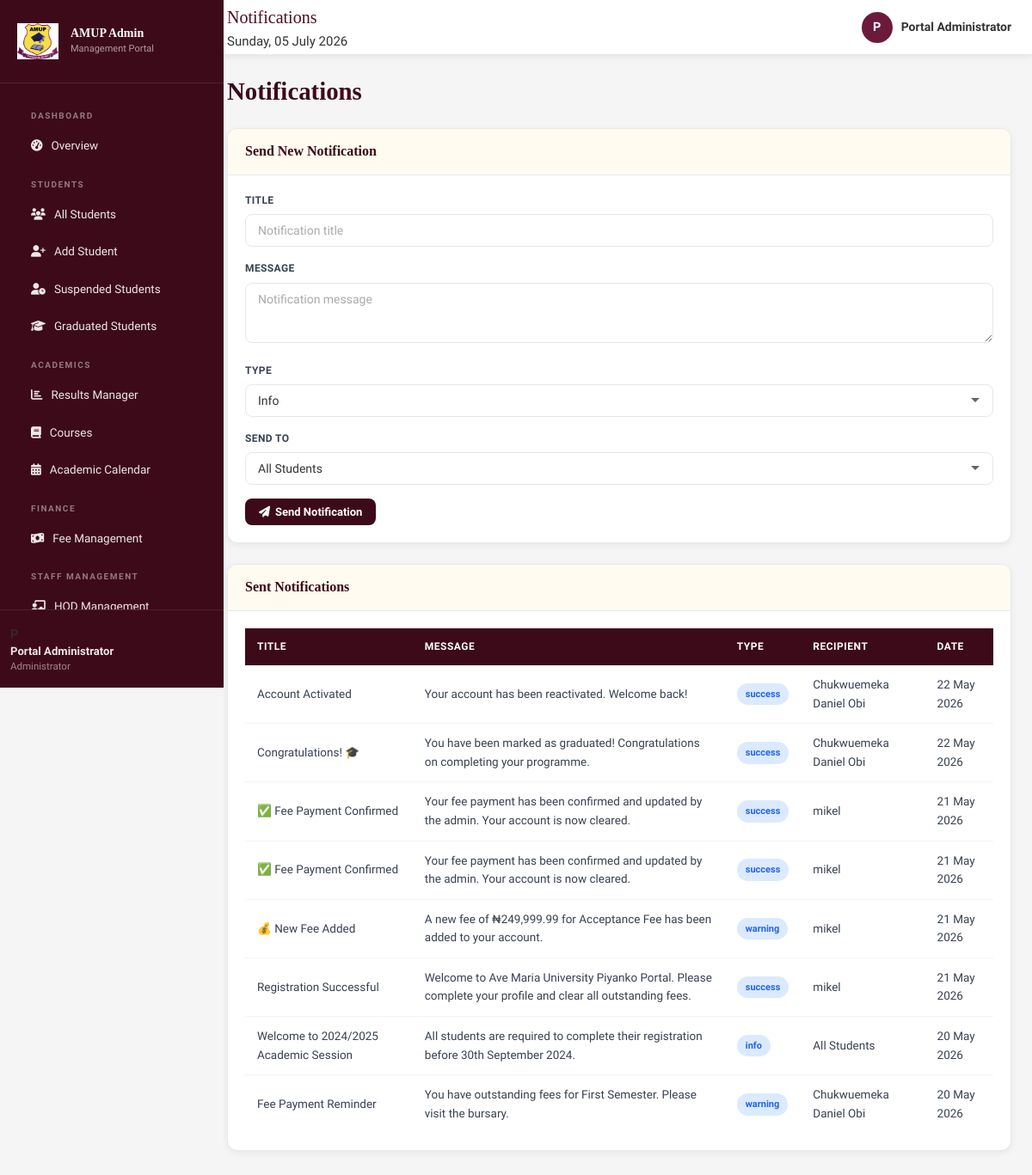
Page /admin/notifications.php (signed in) on the committed database.
### tables this page shows
CREATE TABLE `notifications` (
  `id` int(11) NOT NULL,
  `student_id` int(11) DEFAULT NULL,
  `title` varchar(150) NOT NULL,
  `message` text NOT NULL,
  `type` enum('info','warning','success','danger') DEFAULT 'info',
  `is_read` tinyint(1) DEFAULT 0,
  `created_at` datetime DEFAULT current_timestamp()
);

CREATE TABLE `students` (
  `id` int(11) NOT NULL,
  `reg_number` varchar(30) NOT NULL,
  `full_name` varchar(120) NOT NULL,
  `email` varchar(120) NOT NULL,
  `phone` varchar(20) DEFAULT NULL,
  `department` varchar(100) DEFAULT NULL,
  `level` varchar(10) DEFAULT '100L',
  `session` varchar(20) DEFAULT '2024/2025',
  `gender` enum('Male','Female','Other') DEFAULT 'Male',
  `dob` date DEFAULT NULL,
  `address` text DEFAULT NULL,
  `password` varchar(255) NOT NULL,
  `status` enum('active','suspended','graduated') DEFAULT 'active',
  `exam_eligible` tinyint(1) DEFAULT 1,
  `suspension_reason` text DEFAULT NULL,
  `suspension_date` date DEFAULT NULL,
  `resumption_date` date DEFAULT NULL,
  `created_at` datetime DEFAULT current_timestamp(),
  `photo` varchar(255) DEFAULT NULL,
  `graduation_session` varchar(20) DEFAULT NULL,
  `graduation_year` int(11) DEFAULT NULL,
  `graduated_at` datetime DEFAULT NULL
);

### includes/config.php (called while the page is built, shortened)
<?php
function timeAgo($datetime) {
    $diff = time() - strtotime($datetime);
    return date('d M Y', strtotime($datetime));
}

### admin/notifications.php (the view, shortened to what this page needs)
<?php
require_once '../includes/config.php';
$notifs   = $conn->query("SELECT n.*, s.full_name FROM notifications n LEFT JOIN students s ON n.student_id = s.id ORDER BY n.created_at DESC");
?>
<!DOCTYPE html>
<html lang="en">
<head>
<link href="https://cdnjs.cloudflare.com/ajax/libs/font-awesome/6.5.0/css/all.min.css" rel="stylesheet">
<link rel="stylesheet" href="../assets/css/style.css">
</head>
<body>
<?php include '../includes/topbar.php'; ?>
<?php include '../includes/admin_sidebar.php'; ?>
<div class="main-content">
  <div class="page-header"><h1>Notifications</h1></div>
  <div class="card" style="margin-bottom:24px;">
    <div class="card-header"><h3>Send New Notification</h3></div>
    <div class="card-body">
      <form method="POST">
        <div class="form-group">
          <label>Title</label>
          <input type="text" name="title" class="form-control" placeholder="Notification title" required>
        </div>
        <div class="form-group">
          <label>Message</label>
          <textarea name="message" class="form-control" rows="3" placeholder="Notification message" required></textarea>
        </div>
        <div class="form-group">
          <label>Type</label>
          <select name="type" class="form-control">
            <option value="info">Info</option>
          </select>
        </div>
        <div class="form-group">
          <label>Send To</label>
          <select name="target" class="form-control">
            <option value="all">All Students</option>
          </select>
        </div>
        <button type="submit" class="btn btn-primary"><i class="fas fa-paper-plane"></i> Send Notification</button>
      </form>
    </div>
  </div>
  <div class="card">
    <div class="card-header"><h3>Sent Notifications</h3></div>
    <div class="card-body">
      <table class="data-table">
        <thead>
          <tr><th>Title</th><th>Message</th><th>Type</th><th>Recipient</th><th>Date</th></tr>
        </thead>
        <tbody>
          <?php while($n = $notifs->fetch_assoc()): ?>
          <tr>
            <td><?= htmlspecialchars($n['title']) ?></td>
            <td><?= htmlspecialchars($n['message']) ?></td>
            <td><span class="badge badge-info"><?= $n['type'] ?></span></td>
            <td><?= $n['full_name'] ?? 'All Students' ?></td>
            <td><?= timeAgo($n['created_at']) ?></td>
          </tr>
          <?php endwhile; ?>
        </tbody>
      </table>
    </div>
  </div>
</div>
</body>
</html>

### rows in the picture
notifications: title "Account Activated", message "Your account has been reactivated. Welcome back!", type "success", student.full_name "Chukwuemeka Daniel Obi", created_at "22 May 2026"
notifications: title "Congratulations! 🎓", message "You have been marked as graduated! Congratulations on completing your programme.", type "success", student.full_name "Chukwuemeka Daniel Obi", created_at "22 May 2026"
notifications: title "✅ Fee Payment Confirmed", message "Your fee payment has been confirmed and updated by the admin. Your account is now cleared.", type "success", student.full_name "mikel", created_at "21 May 2026"
notifications: title "✅ Fee Payment Confirmed", message "Your fee payment has been confirmed and updated by the admin. Your account is now cleared.", type "success", student.full_name "mikel", created_at "21 May 2026"
notifications: title "💰 New Fee Added", message "A new fee of ₦249,999.99 for Acceptance Fee has been added to your account.", type "warning", student.full_name "mikel", created_at "21 May 2026"
notifications: title "Registration Successful", message "Welcome to Ave Maria University Piyanko Portal. Please complete your profile and clear all outstanding fees.", type "success", student.full_name "mikel", created_at "21 May 2026"
notifications: title "Welcome to 2024/2025 Academic Session", message "All students are required to complete their registration before 30th September 2024.", type "info", full_name "All Students", created_at "20 May 2026"
notifications: title "Fee Payment Reminder", message "You have outstanding fees for First Semester. Please visit the bursary.", type "warning", student.full_name "Chukwuemeka Daniel Obi", created_at "20 May 2026"

### other values in the picture
$pageTitle "Notifications"
substr($name, 0, 1) "P"
$name "Portal Administrator"
substr($_SESSION['admin_name'], 0, 1) "P"
$_SESSION['admin_name'] "Portal Administrator"
